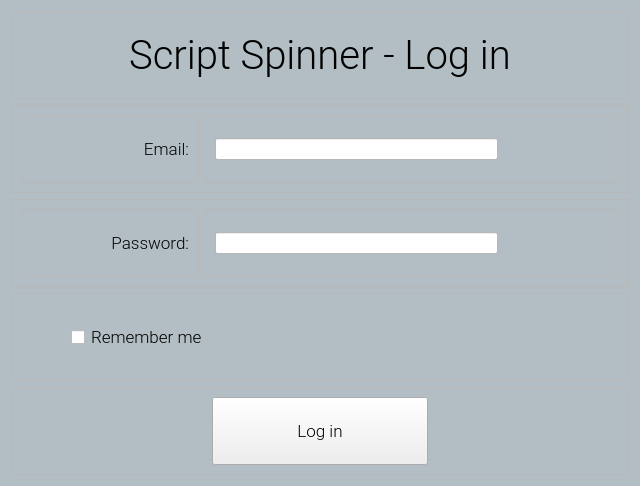
<?xml version="1.0" encoding="UTF-8"?>
<ui version="4.0">
 <class>Login</class>
 <widget class="QWidget" name="Login">
  <property name="geometry">
   <rect>
    <x>0</x>
    <y>0</y>
    <width>640</width>
    <height>486</height>
   </rect>
  </property>
  <property name="windowTitle">
   <string>Script Spinner - Log in</string>
  </property>
  <property name="windowIcon">
   <iconset>
    <normaloff>img/texteditor.png</normaloff>img/texteditor.png</iconset>
  </property>
  <property name="styleSheet">
   <string notr="true">QWidget#Login{
background-color: rgb(178, 190, 195);
}</string>
  </property>
  <layout class="QVBoxLayout" name="verticalLayout">
   <item>
    <widget class="QFrame" name="frame">
     <property name="frameShape">
      <enum>QFrame::StyledPanel</enum>
     </property>
     <property name="frameShadow">
      <enum>QFrame::Raised</enum>
     </property>
     <layout class="QHBoxLayout" name="horizontalLayout_9">
      <item>
       <widget class="QLabel" name="label_3">
        <property name="font">
         <font>
          <family>Roboto Light</family>
          <pointsize>30</pointsize>
         </font>
        </property>
        <property name="text">
         <string>Script Spinner - Log in</string>
        </property>
        <property name="alignment">
         <set>Qt::AlignCenter</set>
        </property>
       </widget>
      </item>
     </layout>
    </widget>
   </item>
   <item>
    <widget class="QFrame" name="frame_2">
     <property name="frameShape">
      <enum>QFrame::StyledPanel</enum>
     </property>
     <property name="frameShadow">
      <enum>QFrame::Raised</enum>
     </property>
     <layout class="QHBoxLayout" name="horizontalLayout">
      <item>
       <widget class="QFrame" name="frame_6">
        <property name="enabled">
         <bool>true</bool>
        </property>
        <property name="sizePolicy">
         <sizepolicy hsizetype="Preferred" vsizetype="Preferred">
          <horstretch>0</horstretch>
          <verstretch>0</verstretch>
         </sizepolicy>
        </property>
        <property name="minimumSize">
         <size>
          <width>178</width>
          <height>0</height>
         </size>
        </property>
        <property name="maximumSize">
         <size>
          <width>178</width>
          <height>16777215</height>
         </size>
        </property>
        <property name="frameShape">
         <enum>QFrame::StyledPanel</enum>
        </property>
        <property name="frameShadow">
         <enum>QFrame::Raised</enum>
        </property>
        <layout class="QHBoxLayout" name="horizontalLayout_2">
         <property name="leftMargin">
          <number>9</number>
         </property>
         <item>
          <widget class="QLabel" name="label">
           <property name="font">
            <font>
             <family>Roboto Light</family>
             <pointsize>13</pointsize>
            </font>
           </property>
           <property name="text">
            <string>Email:</string>
           </property>
           <property name="alignment">
            <set>Qt::AlignRight|Qt::AlignTrailing|Qt::AlignVCenter</set>
           </property>
          </widget>
         </item>
        </layout>
       </widget>
      </item>
      <item>
       <widget class="QFrame" name="frame_7">
        <property name="frameShape">
         <enum>QFrame::StyledPanel</enum>
        </property>
        <property name="frameShadow">
         <enum>QFrame::Raised</enum>
        </property>
        <layout class="QHBoxLayout" name="horizontalLayout_3">
         <property name="rightMargin">
          <number>120</number>
         </property>
         <item>
          <widget class="QLineEdit" name="email_line">
           <property name="styleSheet">
            <string notr="true">background-color: rgb(255, 255, 255);</string>
           </property>
          </widget>
         </item>
        </layout>
       </widget>
      </item>
     </layout>
    </widget>
   </item>
   <item>
    <widget class="QFrame" name="frame_3">
     <property name="frameShape">
      <enum>QFrame::StyledPanel</enum>
     </property>
     <property name="frameShadow">
      <enum>QFrame::Raised</enum>
     </property>
     <layout class="QHBoxLayout" name="horizontalLayout_6">
      <item>
       <widget class="QFrame" name="frame_9">
        <property name="minimumSize">
         <size>
          <width>178</width>
          <height>0</height>
         </size>
        </property>
        <property name="maximumSize">
         <size>
          <width>178</width>
          <height>16777215</height>
         </size>
        </property>
        <property name="frameShape">
         <enum>QFrame::StyledPanel</enum>
        </property>
        <property name="frameShadow">
         <enum>QFrame::Raised</enum>
        </property>
        <layout class="QHBoxLayout" name="horizontalLayout_5">
         <property name="leftMargin">
          <number>9</number>
         </property>
         <item>
          <widget class="QLabel" name="label_2">
           <property name="font">
            <font>
             <family>Roboto Light</family>
             <pointsize>13</pointsize>
            </font>
           </property>
           <property name="text">
            <string>Password:</string>
           </property>
           <property name="alignment">
            <set>Qt::AlignRight|Qt::AlignTrailing|Qt::AlignVCenter</set>
           </property>
          </widget>
         </item>
        </layout>
       </widget>
      </item>
      <item>
       <widget class="QFrame" name="frame_8">
        <property name="frameShape">
         <enum>QFrame::StyledPanel</enum>
        </property>
        <property name="frameShadow">
         <enum>QFrame::Raised</enum>
        </property>
        <layout class="QHBoxLayout" name="horizontalLayout_4">
         <property name="rightMargin">
          <number>120</number>
         </property>
         <item>
          <widget class="QLineEdit" name="password_line">
           <property name="styleSheet">
            <string notr="true">background-color: rgb(255, 255, 255);</string>
           </property>
           <property name="echoMode">
            <enum>QLineEdit::Password</enum>
           </property>
          </widget>
         </item>
        </layout>
       </widget>
      </item>
     </layout>
    </widget>
   </item>
   <item>
    <widget class="QFrame" name="frame_4">
     <property name="layoutDirection">
      <enum>Qt::LeftToRight</enum>
     </property>
     <property name="autoFillBackground">
      <bool>false</bool>
     </property>
     <property name="frameShape">
      <enum>QFrame::StyledPanel</enum>
     </property>
     <property name="frameShadow">
      <enum>QFrame::Raised</enum>
     </property>
     <layout class="QHBoxLayout" name="horizontalLayout_7">
      <item>
       <widget class="QCheckBox" name="check_remember">
        <property name="font">
         <font>
          <family>Roboto Light</family>
          <pointsize>13</pointsize>
          <weight>50</weight>
          <bold>false</bold>
         </font>
        </property>
        <property name="layoutDirection">
         <enum>Qt::LeftToRight</enum>
        </property>
        <property name="styleSheet">
         <string notr="true">margin-left:50%; margin-right:50%;</string>
        </property>
        <property name="text">
         <string>Remember me</string>
        </property>
        <property name="iconSize">
         <size>
          <width>12</width>
          <height>12</height>
         </size>
        </property>
        <property name="tristate">
         <bool>false</bool>
        </property>
       </widget>
      </item>
     </layout>
    </widget>
   </item>
   <item>
    <widget class="QFrame" name="frame_5">
     <property name="frameShape">
      <enum>QFrame::StyledPanel</enum>
     </property>
     <property name="frameShadow">
      <enum>QFrame::Raised</enum>
     </property>
     <layout class="QHBoxLayout" name="horizontalLayout_8">
      <property name="leftMargin">
       <number>200</number>
      </property>
      <property name="rightMargin">
       <number>200</number>
      </property>
      <item>
       <widget class="QPushButton" name="login_btn">
        <property name="sizePolicy">
         <sizepolicy hsizetype="Preferred" vsizetype="Preferred">
          <horstretch>0</horstretch>
          <verstretch>0</verstretch>
         </sizepolicy>
        </property>
        <property name="font">
         <font>
          <family>Roboto Light</family>
          <pointsize>13</pointsize>
         </font>
        </property>
        <property name="styleSheet">
         <string notr="true">\QPushButton {
	border: none;
	border-radius: 10px;	
	background-color: rgb(255, 255, 255);
}
QPushButton:hover {	
	background-color: rgba(255, 255, 255, 150);
}</string>
        </property>
        <property name="text">
         <string>Log in</string>
        </property>
        <property name="iconSize">
         <size>
          <width>16</width>
          <height>16</height>
         </size>
        </property>
        <property name="autoDefault">
         <bool>false</bool>
        </property>
        <property name="flat">
         <bool>false</bool>
        </property>
       </widget>
      </item>
     </layout>
    </widget>
   </item>
  </layout>
 </widget>
 <resources/>
 <connections/>
</ui>
